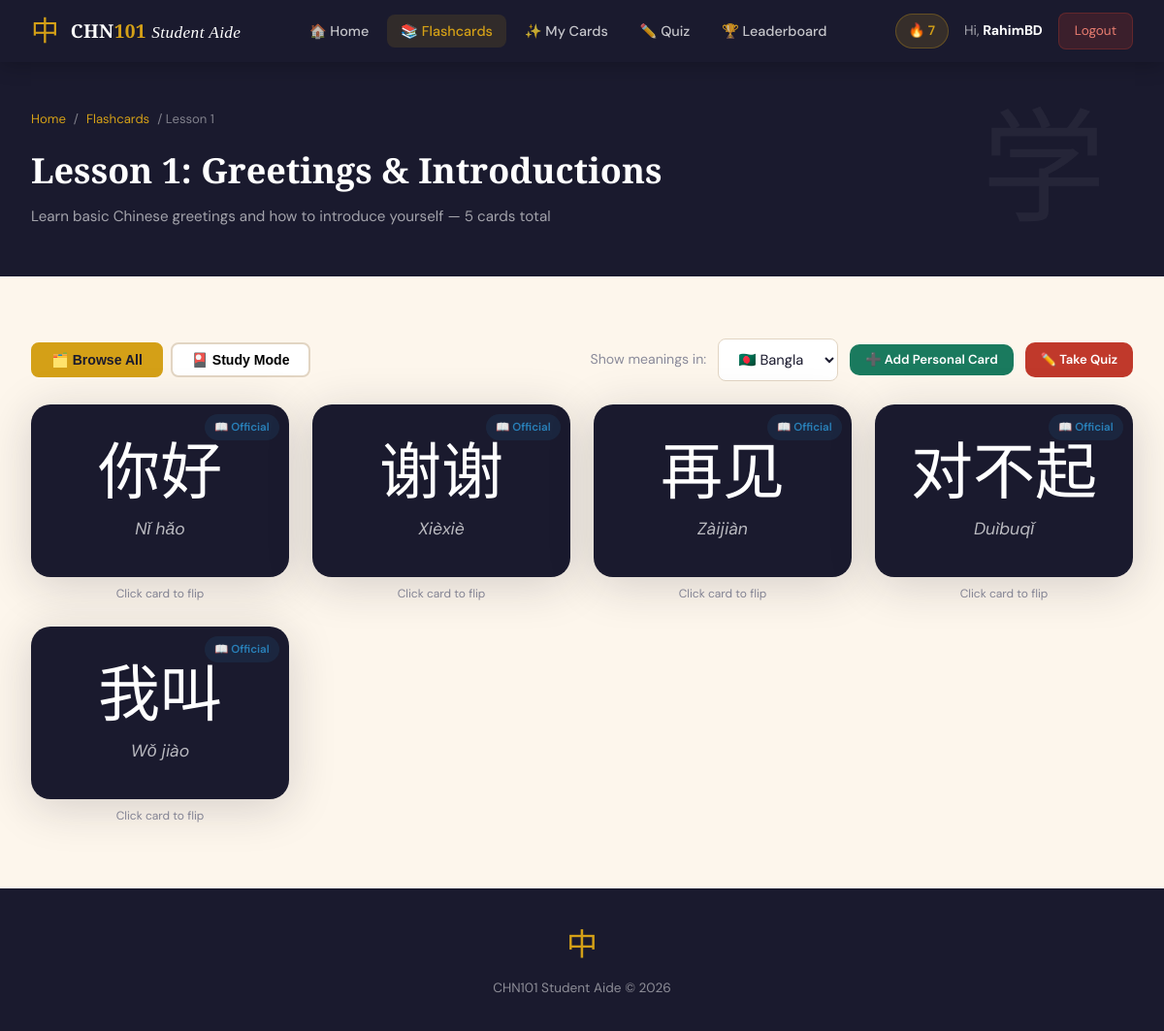
Page /lesson.php?id=1 (signed in) on the committed database.
### tables this page shows
CREATE TABLE lessons (
    lesson_id INT AUTO_INCREMENT PRIMARY KEY,
    lesson_title VARCHAR(255) NOT NULL,
    lesson_number INT NOT NULL,
    description TEXT,
    created_at TIMESTAMP DEFAULT CURRENT_TIMESTAMP
);

CREATE TABLE flashcards (
    flashcard_id INT AUTO_INCREMENT PRIMARY KEY,
    lesson_id INT NOT NULL,
    chinese_text VARCHAR(100) NOT NULL,
    pinyin VARCHAR(255) NOT NULL,
    meaning_english VARCHAR(500) NOT NULL,
    meaning_bangla VARCHAR(500),
    is_official TINYINT(1) DEFAULT 1,
    created_at TIMESTAMP DEFAULT CURRENT_TIMESTAMP,
    FOREIGN KEY (lesson_id) REFERENCES lessons(lesson_id) ON DELETE CASCADE
);

### db.php (called while the page is built, shortened)
<?php
function h($str) {
    return htmlspecialchars($str ?? '', ENT_QUOTES, 'UTF-8');
}
?>

### lesson.php (the view, shortened to what this page needs)
<?php
require_once '../includes/db.php';
$lessonId = (int)($_GET['id'] ?? 0);
$lesson = $pdo->prepare("SELECT * FROM lessons WHERE lesson_id=?");
$lesson->execute([$lessonId]);
$lesson = $lesson->fetch();
$lang = $_SESSION['preferred_lang'] ?? 'english';
$studentId = $_SESSION['student_id'];
$official = $pdo->prepare("SELECT * FROM flashcards WHERE lesson_id=? ORDER BY flashcard_id");
$official->execute([$lessonId]);
$official = $official->fetchAll();
$personal = $pdo->prepare("SELECT * FROM personal_flashcards WHERE student_id=? AND lesson_id=? ORDER BY created_at DESC");
$personal->execute([$studentId,$lessonId]);
$personal = $personal->fetchAll();
$allCards = array_merge(
    array_map(fn($c) => array_merge($c, ['type'=>'official']), $official),
    array_map(fn($c) => array_merge($c, ['type'=>'personal', 'flashcard_id'=>'p'.$c['personal_fc_id']]), $personal)
);
?>
<!DOCTYPE html>
<html lang="en">
<head>
  <link rel="stylesheet" href="../css/style.css"/>
</head>
<body>
<nav class="navbar">
  <a href="../index.php" class="navbar-brand">
    <span class="logo-char">中</span>
    <span class="logo-text">CHN<span>101</span> <em style="font-style:italic;font-weight:300;font-size:0.9em;">Student Aide</em></span>
  </a>
  <ul class="nav-links">
    <li><a href="../index.php">🏠 Home</a></li>
    <li><a href="index.php" class="active">📚 Flashcards</a></li>
    <li><a href="my_cards.php">✨ My Cards</a></li>
    <li><a href="../quiz/index.php">✏️ Quiz</a></li>
    <li><a href="../leaderboard/index.php">🏆 Leaderboard</a></li>
  </ul>
  <div class="nav-user">
    <span class="nav-streak">🔥 <?= (int)($_SESSION['student_streak']??0) ?></span>
    <span style="color:rgba(255,255,255,0.6);font-size:0.88rem">Hi, <strong style="color:white"><?= h($_SESSION['student_name']) ?></strong></span>
    <a href="../logout.php" class="btn-logout">Logout</a>
  </div>
</nav>
<div class="page-header" data-char="学">
  <div class="container">
    <div class="breadcrumb">
      <a href="../index.php">Home</a> /
      <a href="index.php">Flashcards</a> /
      Lesson <?= $lesson['lesson_number'] ?>
    </div>
    <h1>Lesson <?= $lesson['lesson_number'] ?>: <?= h($lesson['lesson_title']) ?></h1>
    <p><?= h($lesson['description']) ?> &mdash; <?= count($allCards) ?> cards total</p>
  </div>
</div>
<section class="section">
  <div class="container">
    <div class="d-flex justify-between align-center mb-3" style="flex-wrap:wrap;gap:1rem;margin-bottom:1.5rem">
      <div class="mode-btns d-flex" style="gap:0.5rem">
        <button id="btn-browse" class="active" onclick="setMode('browse')">🗂️ Browse All</button>
        <button id="btn-study"  onclick="setMode('study')">🎴 Study Mode</button>
      </div>
      <div class="d-flex align-center" style="gap:0.75rem;flex-wrap:wrap">
        <span style="font-size:0.88rem;color:var(--muted)">Show meanings in:</span>
        <select id="lang-select" class="form-control" style="width:auto" onchange="setLang(this.value)">
          <option value="bangla"  <?= $lang==='bangla'?'selected':'' ?>>🇧🇩 Bangla</option>
        </select>
        <button onclick="openModal('add-card-modal')" class="btn btn-jade btn-sm">➕ Add Personal Card</button>
        <a href="../quiz/take.php?lesson=<?= $lessonId ?>" class="btn btn-primary btn-sm">✏️ Take Quiz</a>
      </div>
    </div>
    <div id="browse-area">
      <?php if (!$allCards): ?>
      <div class="card" style="text-align:center;padding:3rem;color:var(--muted)">
        No flashcards yet for this lesson. Be the first to add one!
      </div>
      <?php else: ?>
      <div class="fc-grid">
        <?php foreach ($allCards as $card): ?>
        <div class="fc-wrap">
          <?php if ($card['type']==='personal'): ?>
            <span class="fc-type-badge badge badge-green">✨ Personal</span>
          <?php else: ?>
            <span class="fc-type-badge badge badge-blue">📖 Official</span>
          <?php endif; ?>
          <div class="flashcard-scene">
            <div class="flashcard">
              <div class="flashcard-front">
                <div class="fc-char"><?= h($card['chinese_text']) ?></div>
                <div class="fc-pinyin"><?= h($card['pinyin']??'') ?></div>
              </div>
              <div class="flashcard-back">
                <div class="fc-meaning meaning-bn <?= $lang!=='bangla'?'hidden':'' ?>"><?= h($card['meaning_bangla'] ?: $card['meaning_english']) ?></div>
                <div style="font-size:0.78rem;margin-top:0.75rem;opacity:0.7"><?= h($card['pinyin']??'') ?></div>
              </div>
            </div>
          </div>
          <div class="flashcard-hint">Click card to flip</div>
        </div>
        <?php endforeach; ?>
      </div>
      <?php endif; ?>
    </div>
  </div>
</section>
<footer>
  <span class="footer-char">中</span>
  <p>CHN101 Student Aide &copy; <?= date('Y') ?></p>
</footer>
</body>
</html>

### lesson.php (style rules this page uses)
.fc-grid { display:grid; grid-template-columns:repeat(auto-fill,minmax(260px,1fr)); gap:1.5rem; }
.fc-wrap { position:relative; }
.fc-type-badge { position:absolute; top:10px; right:10px; z-index:10; font-size:0.72rem; }
.mode-btns button { padding:0.5rem 1.2rem; border:2px solid var(--border); border-radius:8px; background:white; cursor:pointer; font-weight:600; font-size:0.88rem; transition:var(--transition); }
.mode-btns button.active { border-color:var(--gold); background:var(--gold); color:var(--ink); }

### rows in the picture
lessons: lesson_number "1", lesson_title "Greetings & Introductions", description "Learn basic Chinese greetings and how to introduce yourself"
flashcards: chinese_text "你好", pinyin "Nǐ hǎo"
flashcards: chinese_text "谢谢", pinyin "Xièxiè"
flashcards: chinese_text "再见", pinyin "Zàijiàn"
flashcards: chinese_text "对不起", pinyin "Duìbuqǐ"
flashcards: chinese_text "我叫", pinyin "Wǒ jiào"

### other values in the picture
$_SESSION['student_streak'] "7"
$_SESSION['student_name'] "RahimBD"
count($allCards) "5"
